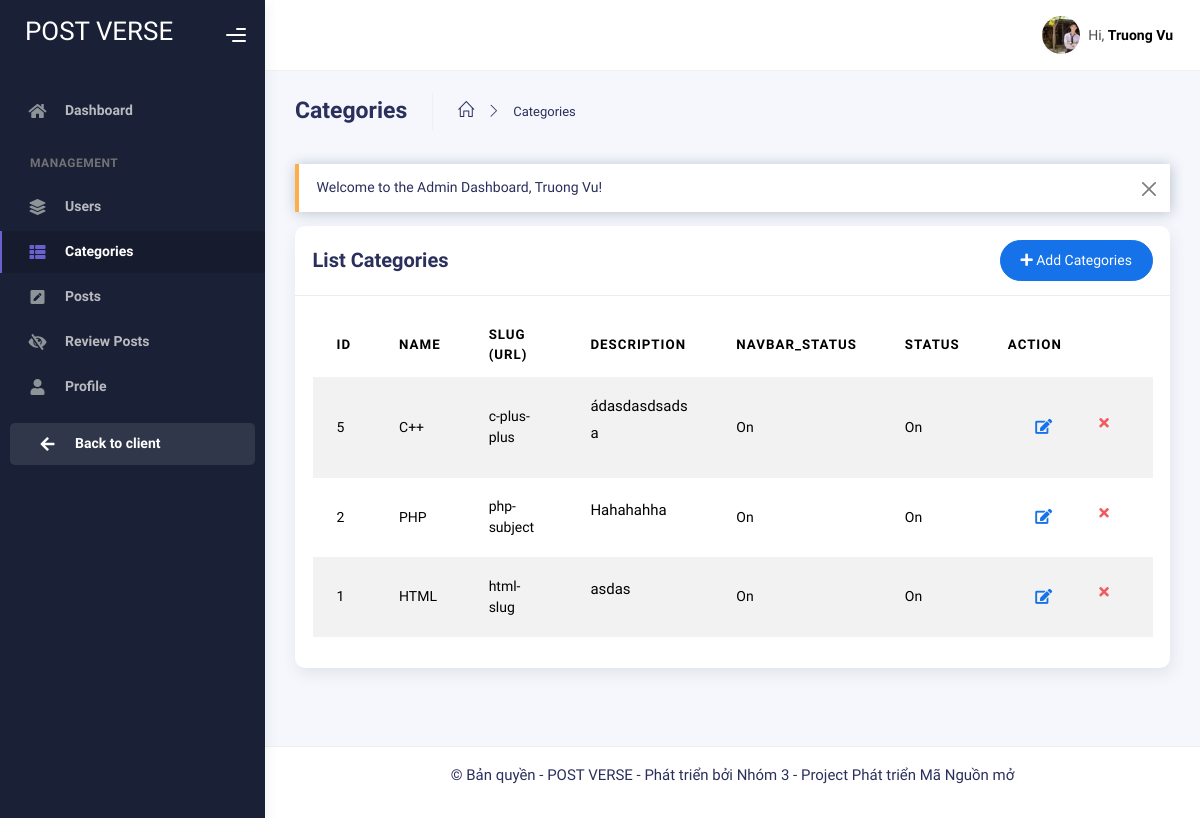
Page /admin/view-categories.php (signed in) on the earlier database version.
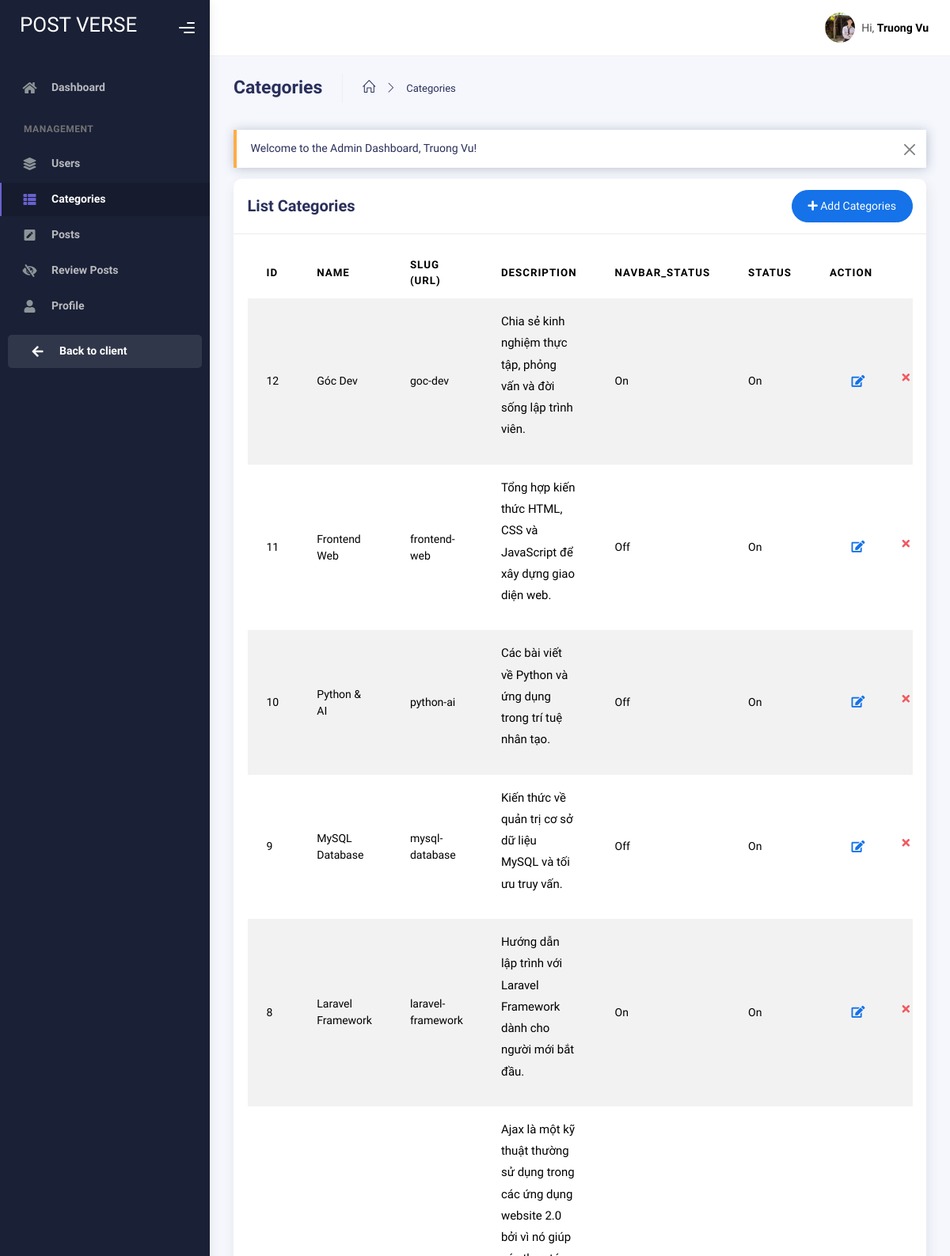
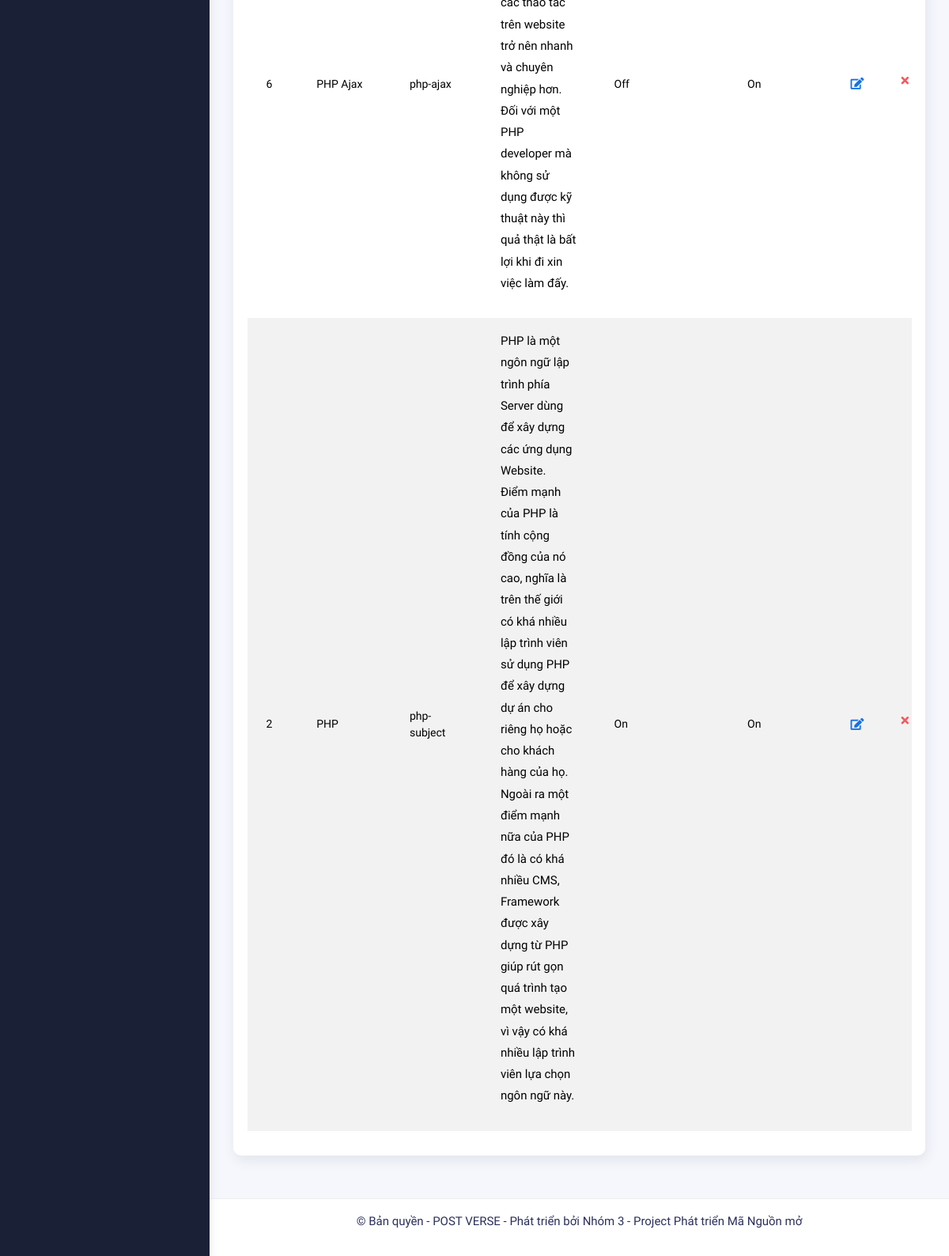
Same page on the later database version (2 pictures, top to bottom).
### tables this page shows
CREATE TABLE `categories` (
  `id` int(11) NOT NULL,
  `name` varchar(255) NOT NULL,
  `slug` varchar(255) NOT NULL,
  `description` text DEFAULT NULL,
  `meta_title` varchar(255) NOT NULL,
  `navbar_status` tinyint(1) DEFAULT 0,
  `status` tinyint(1) DEFAULT 0 COMMENT '0: visible; 1: hidden; 2:deleted',
  `created_at` timestamp NULL DEFAULT current_timestamp()
);

### admin/view-categories.php (the view, shortened to what the changed rows need)
<?php
include('code-superadmin.php');
include('includes/header.php');
?>
<div class="container">
    <div class="page-inner">
        <div class="row">
            <div class="col-md-12">
                <div class="card">
                    <div class="card-body">
                        <div class="table-responsive">
                            <table id="add-row" class="display table table-striped table-hover">
                                <thead>
                                    <tr>
                                        <th>ID</th>
                                        <th>Name</th>
                                        <th>Slug (URL)</th>
                                        <th>Description</th>
                                        <th>Navbar_status</th>
                                        <th>Status</th>
                                        <th style="width: 10%">Action</th>
                                    </tr>
                                </thead>
                                <tbody>
                                    <?php
                                    $query = "SELECT * FROM categories wHERE status!='2' ORDER BY id DESC";
                                    $query_run = mysqli_query($con, $query);
                                    if (mysqli_num_rows($query_run) > 0) {
                                        foreach ($query_run as $cat) {
                                            ?>
                                            <tr>
                                                <td><?= $cat['id'] ?></td>
                                                <td><?= $cat['name'] ?></td>
                                                <td><?= $cat['slug'] ?></td>
                                                <td><?= $cat['description'] ?></td>
                                                <td>
                                                    <?php
                                                    if ($cat['navbar_status'] == '1') {
                                                        echo 'On';
                                                    } elseif ($cat['navbar_status'] == '0') {
                                                        echo 'Off';
                                                    }
                                                    ?>
                                                </td>
                                                <td>
                                                    <?php
                                                    if ($cat['status'] == '1') {
                                                        echo 'On';
                                                    } elseif ($cat['status'] == '0') {
                                                        echo 'Off';
                                                    }
                                                    ?>
                                                </td>
                                                <td>
                                                    <div class="form-button-action">
                                                        <a class="btn btn-link btn-primary btn-lg"
                                                            href="edit-category.php?id=<?= $cat['id']; ?>">
                                                            <i class="fa fa-edit"></i>
                                                        </a>
                                                        <?php if ($_SESSION['auth_role'] == '1'): ?>
                                                            <form action="code.php" method="POST" onsubmit="return confirm('Bạn có chắc chắn muốn xóa bài viết này không?');">
                                                                <button type="submit" class="btn btn-link btn-danger"
                                                                    name="delete_category" value="<?= $cat['id']; ?>"
                                                                    >
                                                                    <i class="fa fa-times"></i>
                                                                </button>
                                                            </form>
                                                        <?php endif; ?>
                                                    </div>
                                                </td>
                                            </tr>
                                            <?php
                                        }
                                    } else {
                                        ?>
                                        <tr>
                                            <td colspan="7">No Record Found</td>
                                        </tr>
                                        <?php
                                    }
                                    ?>
                                </tbody>
                            </table>
                        </div>
                    </div>
                </div>
            </div>
        </div>
    </div>
</div>
<?php
include('includes/footer.php');
include('includes/script.php');
?>

Differences in the rows shown:
removed categories: id "5", name "C++", slug "c-plus-plus", description "ádasdasdsadsa", navbar_status "On", status "On"
removed categories: id "1", name "HTML", slug "html-slug", description "asdas", navbar_status "On", status "On"
added categories: id "12", name "Góc Dev", slug "goc-dev", description "Chia sẻ kinh nghiệm thực tập, phỏng vấn và đời sống lập trình viên.", navbar_status "On", status "On"
added categories: id "11", name "Frontend Web", slug "frontend-web", description "Tổng hợp kiến thức HTML, CSS và JavaScript để xây dựng giao diện web.", navbar_status "Off", status "On"
added categories: id "10", name "Python & AI", slug "python-ai", description "Các bài viết về Python và ứng dụng trong trí tuệ nhân tạo.", navbar_status "Off", status "On"
added categories: id "9", name "MySQL Database", slug "mysql-database", description "Kiến thức về quản trị cơ sở dữ liệu MySQL và tối ưu truy vấn.", navbar_status "Off", status "On"
added categories: id "8", name "Laravel Framework", slug "laravel-framework", description "Hướng dẫn lập trình với Laravel Framework dành cho người mới bắt đầu.", navbar_status "On", status "On"
added categories: id "6", name "PHP Ajax", slug "php-ajax", description "Ajax là một kỹ thuật thường sử dụng trong các ứng dụng website 2.0 bởi vì nó giúp các thao tác trên website trở nên nhanh và chuyên nghiệp hơn. Đối với một PHP developer mà không sử dụng được kỹ thuật này thì quả thật là bất lợi khi đi xin việc làm đấy.", navbar_status "Off", status "On"
changed categories "PHP": description "Hahahahha" → "PHP là một ngôn ngữ lập trình phía Server dùng để xây dựng các ứng dụng Website. Điểm mạnh của PHP là tính cộng đồng của nó cao, nghĩa là trên thế giới có khá nhiều lập trình viên sử dụng PHP để xây dựng dự án cho riêng họ hoặc cho khách hàng của họ. Ngoài ra một điểm mạnh nữa của PHP đó là có khá nhiều CMS, Framework được xây dựng từ PHP giúp rút gọn quá trình tạo một website, vì vậy có khá nhiều lập trình viên lựa chọn ngôn ngữ này."
